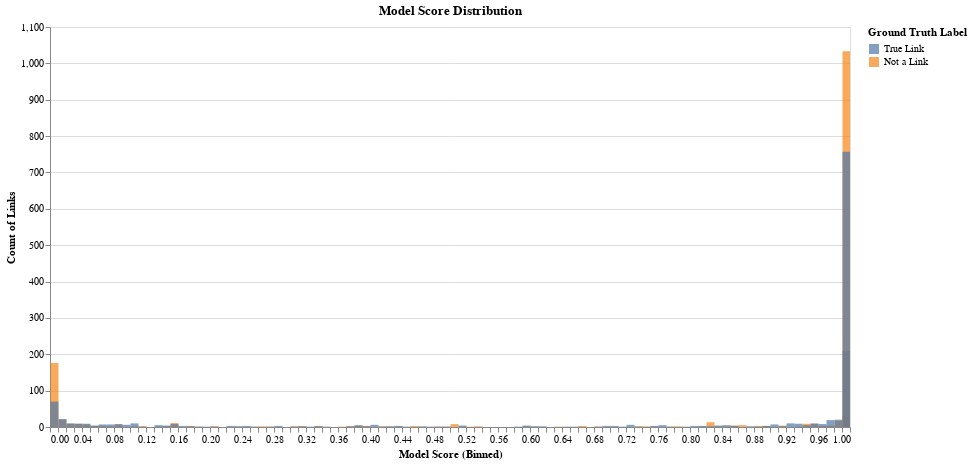

The notebook cell saved with this chart:
### Code cell
tutorial.plot_model_score_distribution(df_predictions)

### Figure 1 — Vega-Lite specification as saved in the notebook (floating-point values rounded to 4 significant figures; data arrays with more than 128 entries replaced by an {"elided": "..."} marker saying what was removed)
{"config": {"view": {"continuousWidth": 400, "continuousHeight": 300}}, "data": {"name": "data-c0e6482ea27fbb5f1674e43dffc42800"}, "mark": {"type": "bar", "binSpacing": 0, "opacity": 0.7}, "encoding": {"color": {"type": "nominal", "field": "ground_truth", "legend": {"title": "Ground Truth Label"}, "scale": {"domain": ["True Link", "Not a Link"], "scheme": "tableau10"}}, "opacity": {"condition": {"value": 0.7, "selection": "selector005"}, "value": 0.2}, "tooltip": [{"type": "quantitative", "field": "model_score", "title": "Model Score"}, {"type": "nominal", "field": "ground_truth", "title": "Ground Truth"}, {"type": "quantitative", "field": "count", "title": "Count of Links"}], "x": {"type": "quantitative", "axis": {"tickCount": 5, "title": "Model Score (Binned)"}, "bin": {"extent": [0, 1], "step": 0.01}, "field": "model_score"}, "y": {"type": "quantitative", "axis": {"title": "Count of Links"}, "field": "count", "stack": null}}, "height": 400, "selection": {"selector005": {"type": "multi", "fields": ["ground_truth"], "bind": "legend"}, "selector006": {"type": "interval", "bind": "scales", "encodings": ["x", "y"]}}, "title": "Model Score Distribution", "width": 800, "$schema": "https://vega.github.io/schema/vega-lite/v4.8.1.json", "datasets": {"data-c0e6482ea27fbb5f1674e43dffc42800": {"elided": "145 records"}}}
